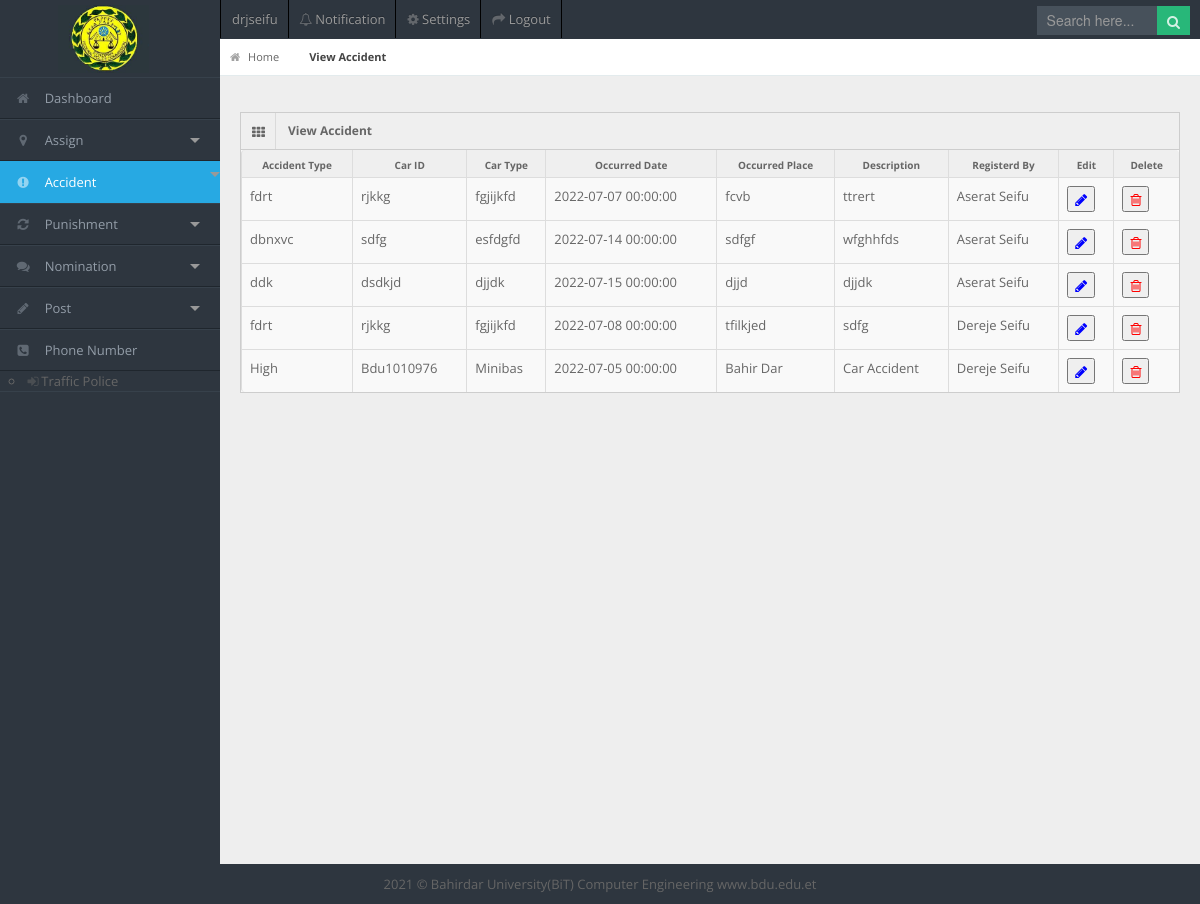
The app's page /TPO_v_accident.php (signed in) with its own data.
### tables this page shows
CREATE TABLE IF NOT EXISTS `accident` (
  `id` int(11) NOT NULL AUTO_INCREMENT,
  `accident_type` varchar(100) NOT NULL,
  `car_id` varchar(100) NOT NULL,
  `car_type` varchar(100) NOT NULL,
  `place` varchar(100) NOT NULL,
  `accident_date` datetime NOT NULL,
  `description` varchar(1000) NOT NULL,
  `session` int(11) NOT NULL,
  PRIMARY KEY (`id`),
  KEY `accident_ibfk_1` (`session`)
);

CREATE TABLE IF NOT EXISTS `users` (
  `id` int(15) NOT NULL AUTO_INCREMENT,
  `fname` varchar(50) NOT NULL,
  `mname` varchar(50) NOT NULL,
  `lname` varchar(50) NOT NULL,
  `gender` enum('male','female','other','') NOT NULL,
  `age` int(15) NOT NULL,
  `job` varchar(50) NOT NULL,
  `mobile` varchar(10) NOT NULL,
  `email` varchar(50) NOT NULL,
  `uname` varchar(50) NOT NULL,
  `password` varchar(50) NOT NULL,
  `photo` varchar(1000) DEFAULT NULL,
  `description` varchar(2000) DEFAULT NULL,
  PRIMARY KEY (`id`)
);

### TPO_v_accident.php (the view, shortened to what this page needs)
<?php
  if($_SESSION['uname']){
  $user_id=$_SESSION['user_id'] ;
  }
  else{
    header("location: login.php");
  }
include 'Connection.php';
  ?>
<!DOCTYPE html>
<html lang="en">
<head>
<link rel="stylesheet" href="css/bootstrap.min.css" />
<link rel="stylesheet" href="css/bootstrap-responsive.min.css" />
<link rel="stylesheet" href="css/fullcalendar.css" />
<link rel="stylesheet" href="css/matrix-style.css" />
<link rel="stylesheet" href="css/matrix-media.css" />
<link href="font-awesome/css/font-awesome.css" rel="stylesheet" />
<link rel="stylesheet" href="css/jquery.gritter.css" />
</head>
<body>
<div id="header">
  <img src="img/logo.JPG">
</div>
<div id="user-nav" class="navbar navbar-inverse">
  <ul class="nav">
    <li  class="" ><a title="" href="TPO_profile.php"><span class="profile"><?php  echo $_SESSION['uname']; ?></span></a>
    </li>
    <li class=""><a href="TPO_notification.php"><i class="icon icon-bell"></i> <span class="text">Notification</span></a>
    </li>
    <li class=""><a title="" href="TPO_setting.php"><i class="icon icon-cog"></i> <span class="text">Settings</span></a></li>
    <li class=""><a title="" href="logout.php"><i class="icon icon-share-alt"></i> <span class="text">Logout</span></a></li>
  </ul>
</div>
<div id="search">
  <input type="text" placeholder="Search here..."/>
  <button type="submit" class="tip-bottom" title="Search"><i class="icon-search icon-white"></i></button>
</div>
<div id="sidebar"><a href="TPO_index.php" class="visible-phone"><i class="icon icon-home"></i> Dashboard</a>
  <ul>
    <li><a href="TPO_index.php"><i class="icon icon-home"></i> <span>Dashboard</span></a> </li>
    <li class="dropdown"> <a href="#" data-toggle="dropdown" class="dropdown-toggle"><i class="icon icon-map-marker"></i> <span>Assign<b class="caret"></b></span></a>
    </li>
    <li class="active" class="dropdown"> <a href="#" data-toggle="dropdown" class="dropdown-toggle"><i class="icon icon-exclamation-sign"></i> <span>Accident<b class="caret"></b></span> </a>
    </li>
    <li class="dropdown"> <a href="#" data-toggle="dropdown" class="dropdown-toggle"><i class="icon icon-refresh"></i> <span>Punishment<b class="caret"></b></span></a>
    </li>
    <li class="dropdown"> <a href="#" data-toggle="dropdown" class="dropdown-toggle"><i class="icon icon-comments"></i> <span>Nomination<b class="caret"></b></span> </a>
    </li>
    <li class="dropdown"> <a href="#" data-toggle="dropdown" class="dropdown-toggle"><i class="icon icon-pencil"></i> <span>Post<b class="caret"></b></span></a>
    </li>
    <li><a href="TPO_phone.php"><i class="icon icon-phone-sign"></i> <span>Phone Number</span></a></li>
      <?php
      $query = "SELECT role_id FROM auth_role where user_id='$user_id'";
      $result = mysqli_query($db, $query);
      echo '<ul>';
        while($row = mysqli_fetch_array($result)){
        $r_id=$row['role_id'];
        if ($r_id==1)
        {
      echo '<li><a href="DP_index.php"><i class="icon-signin"></i>Detective Police</a></li>';
        }
        else if ($r_id==4)
        {
      echo '<li><a href="TP_index.php"><i class="icon-signin"></i>Traffic Police</a></li>';
        }
        }
      echo '</ul>';
     ?>
  </ul>
</div>
<div id="content">
  <div id="content-header">
    <div id="breadcrumb"> <a href="TPO_index.php" title="Go to Home" class="tip-bottom"><i class="icon-home"></i> Home</a><a href="TPO_v_accident.php" class="current" >View Accident</a></div>
  </div>
  <div class="container-fluid">
    <div class="row-fluid">
      <div class="span12" >
        <div class="widget-box">
          <div class="widget-title"> <span class="icon"><i class="icon-th"></i></span>
            <h5>View Accident</h5>
          </div>
          <div class="widget-content nopadding">
            <table class="table table-bordered data-table">
              <thead>
                <tr>
                  <th>Accident Type</th>
                  <th>Car ID</th>
                  <th>Car Type</th>
                  <th>Occurred Date</th>
                  <th>Occurred Place</th>
                  <th>Description</th>
                  <th>Registerd By</th>
                  <th>Edit</th>
                  <th>Delete</th>
                </tr>
              </thead>
              <tbody>
                <tr class="gradeX">
              <?php
              $query = "SELECT * FROM accident ORDER BY id ";
              $result = mysqli_query($db, $query);
              while($row = mysqli_fetch_array($result))
              {
              ?>
                  <td><?php echo $row['accident_type'] ?></td>
                  <td><?php echo $row['car_id'] ?></td>
                  <td><?php echo $row['car_type'] ?></td>
                  <td><?php echo $row['accident_date'] ?></td>
                  <td><?php echo $row['place'] ?></td>
                  <td><?php echo $row['description'] ?></td>
                  <td><?php $accu=$row['session'];
              $query = "SELECT fname,  mname FROM accident inner join users on session=users.id where users.id='$accu'";
              $result1 = mysqli_query($db, $query);              if($row1 = mysqli_fetch_array($result1))
              {echo $row1['fname'] ." ". $row1['mname']; }?></td>
                  <td><button style="color: blue;"><i class="icon icon-pencil"></i> </button></td>
                  <td><button style="color: red; "><i class="icon icon-trash"></i> </button></td>
                </tr>
              <?php } ?>
              </tbody>
            </table>
          </div>
        </div>
      </div>
    </div>
  </div>
</div>
<div class="row-fluid">
  <div id="footer" class="span12"> 2021 &copy; Bahirdar University(BiT) Computer Engineering <a href="http://www.bdu.edu.et">www.bdu.edu.et</a> </div>
</div>
</body>
</html>

### css/matrix-style.css (style rules this page uses)
* { outline:none !important; -moz-outline: none !important; }
html, body { height:100% }
body { overflow-x: hidden; margin-top: -10px; font-family: 'Open Sans', sans-serif; font-size:13px; color:#666; }
a { color:#666; }
select, textarea, input[type="text"], input[type="password"], input[type="datetime"], input[type="datetime-local"], input[type="date"], input[type="month"], input[type="time"], input[type="week"], input[type="number"], input[type="email"], input[type="url"], input[type="search"], input[type="tel"], input[type="color"], .uneditable-input, .label, .dropdown-menu, .btn, .well, .progress, .table-bordered, .btn-group > .btn:first-child, .btn-group > .btn:last-child, .btn-group > .btn:last-child, .btn-group > .dropdown-toggle, .alert { border-radius:0px; }
.btn, textarea, input[type="text"], input[type="password"], input[type="datetime"], input[type="datetime-local"], input[type="date"], input[type="month"], input[type="time"], input[type="week"], input[type="number"], input[type="email"], input[type="url"], input[type="search"], input[type="tel"], input[type="color"], .uneditable-input { box-shadow:none; }
#footer { padding:10px; text-align:center; }
#header { height: 77px; position: relative; width: 20%; z-index: -9; }
#search { position: absolute; z-index: 25; top: 6px; right:10px; }
#search input[type=text] { padding: 4px 10px 5px; border: 0; width: 100px; }
#search button { border: 0; margin-left:-3px; margin-top: -11px; padding: 5px 10px 4px; }
#search button i { opacity: 0.8; color:#fff; }
#user-nav { position: absolute; left: 220px; top:0px; z-index: 20; margin: 0; }
#user-nav > ul { margin: 0; padding: 0; list-style: none; border-right: 1px solid #2e363f;border-left: 1px solid #000; }
#user-nav > ul > li { float: left; list-style-type: none; margin: 0; position: relative; padding: 0; border-left: 1px solid #2e363f; border-right: 1px solid #000; }
#user-nav > ul > li > a { padding:9px 10px; display: block; font-size: 13px; }
#user-nav > ul > li > a > i, #sidebar li a i { opacity: .5; margin-top: 2px; }
#sidebar { display: block; float: left; position: relative; width: 220px; z-index: 16; }
#sidebar > ul { list-style: none; margin: 0px 0 0; padding: 0; position: absolute; width: 220px; }
#sidebar > ul > li { display: block; position: relative; }
#sidebar > ul > li > a { padding: 10px 0 10px 15px; display: block; color: #939da8; }
#sidebar > ul > li > a > i { margin-right: 10px; }
#sidebar > ul > li.active > a { background: url("../img/menu-active.png") no-repeat scroll right center transparent !important; text-decoration:none; }
#content { background: none repeat scroll 0 0 #eeeeee; margin-left: 220px; margin-right: 0; padding-bottom: 25px; position: relative; min-height:100%; width: auto; }
#content-header { position: abslute; width: 100%; margin-top: -38px; z-index: 20; }
.container-fluid .row-fluid:first-child { margin-top: 20px; }
#breadcrumb { background-color: #fff; border-bottom: 1px solid #e3ebed; }
#breadcrumb a { padding: 8px 20px 8px 10px; display: inline-block; background-image: url('../img/breadcrumb.png'); background-position: center right; background-repeat: no-repeat; font-size: 11px; color: #666666; }
#breadcrumb a:last-child { background-image:none; }
#breadcrumb a.current { font-weight: bold; color: #444444; }
#breadcrumb a i { margin-right: 5px; opacity: .6; }
.stat-boxes .peity_bar_good, .stat-boxes .peity_line_good, { color: #459D1C; }
.widget-box { background: none repeat scroll 0 0 #F9F9F9; border-left: 1px solid #CDCDCD; border-top: 1px solid #CDCDCD; border-right: 1px solid #CDCDCD; clear: both; margin-top: 16px; margin-bottom: 16px; position: relative; }
.widget-title, .modal-header, .table th, div.dataTables_wrapper .ui-widget-header { background:#efefef; border-bottom: 1px solid #CDCDCD; height: 36px; }
.widget-title span.icon { padding: 9px 10px 7px 11px; float: left; border-right:1px solid #dadada; }
.widget-title h5 { color: #666; float: left; font-size: 12px; font-weight: bold; padding: 12px; line-height: 12px; margin: 0; }
.widget-content { padding:15px; border-bottom: 1px solid #cdcdcd; }
.table th { height: auto; font-size: 10px; padding: 5px 10px 2px; border-bottom: 0; text-align: center; color: #666666; }
.nopadding { padding: 0 !important; }
.nopadding .table { margin-bottom: 0; }
.nopadding .table-bordered { border: 0; }

### records on screen
accident: accident_type "fdrt", car "rjkkg", car_type "fgjijkfd", accident_date "2022-07-07 00:00:00", place "fcvb", description "ttrert", session.fname "Aserat", session.mname "Seifu"
accident: accident_type "dbnxvc", car "sdfg", car_type "esfdgfd", accident_date "2022-07-14 00:00:00", place "sdfgf", description "wfghhfds", session.fname "Aserat", session.mname "Seifu"
accident: accident_type "ddk", car "dsdkjd", car_type "djjdk", accident_date "2022-07-15 00:00:00", place "djjd", description "djjdk", session.fname "Aserat", session.mname "Seifu"
accident: accident_type "fdrt", car "rjkkg", car_type "fgjijkfd", accident_date "2022-07-08 00:00:00", place "tfilkjed", description "sdfg", session.fname "Dereje", session.mname "Seifu"
accident: accident_type "High", car "Bdu1010976", car_type "Minibas", accident_date "2022-07-05 00:00:00", place "Bahir Dar", description "Car Accident", session.fname "Dereje", session.mname "Seifu"

### other values on screen
$_SESSION['uname'] "drjseifu"
